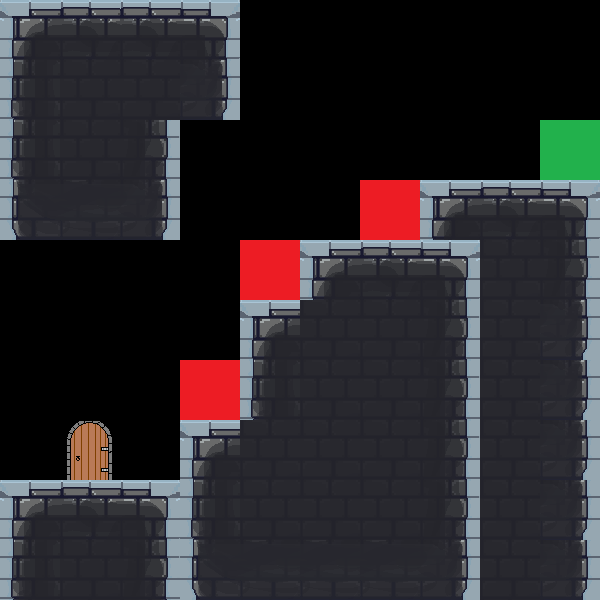

This game map was drawn from its Tiled (.tmx) file and the tilesets committed beside it. A one-line description and the full map source follow:
An orthogonal 10x10 tile map with 60x60 px tiles, 1 tile layer (Слой тайлов 1).

<map version="1.4" tiledversion="1.4.3" orientation="orthogonal" renderorder="right-down" width="10" height="10" tilewidth="60" tileheight="60" infinite="0" nextlayerid="2" nextobjectid="1">
 <tileset firstgid="1" source="stonetileset.tsx" />
 <layer id="1" name="Слой тайлов 1" width="10" height="10">
  <data encoding="csv">
8,9,9,10,0,0,0,0,0,0,
15,16,16,24,0,0,0,0,0,0,
15,16,17,0,0,0,0,0,0,3,
22,23,24,0,0,0,2,8,9,10,
0,0,0,0,2,8,9,10,16,17,
0,0,0,0,8,16,16,17,16,24,
0,0,0,2,15,16,16,17,16,24,
0,4,0,8,16,16,16,17,16,24,
8,9,10,15,16,16,16,17,16,24,
15,16,17,22,23,23,23,24,16,24
</data>
 </layer>
</map>
